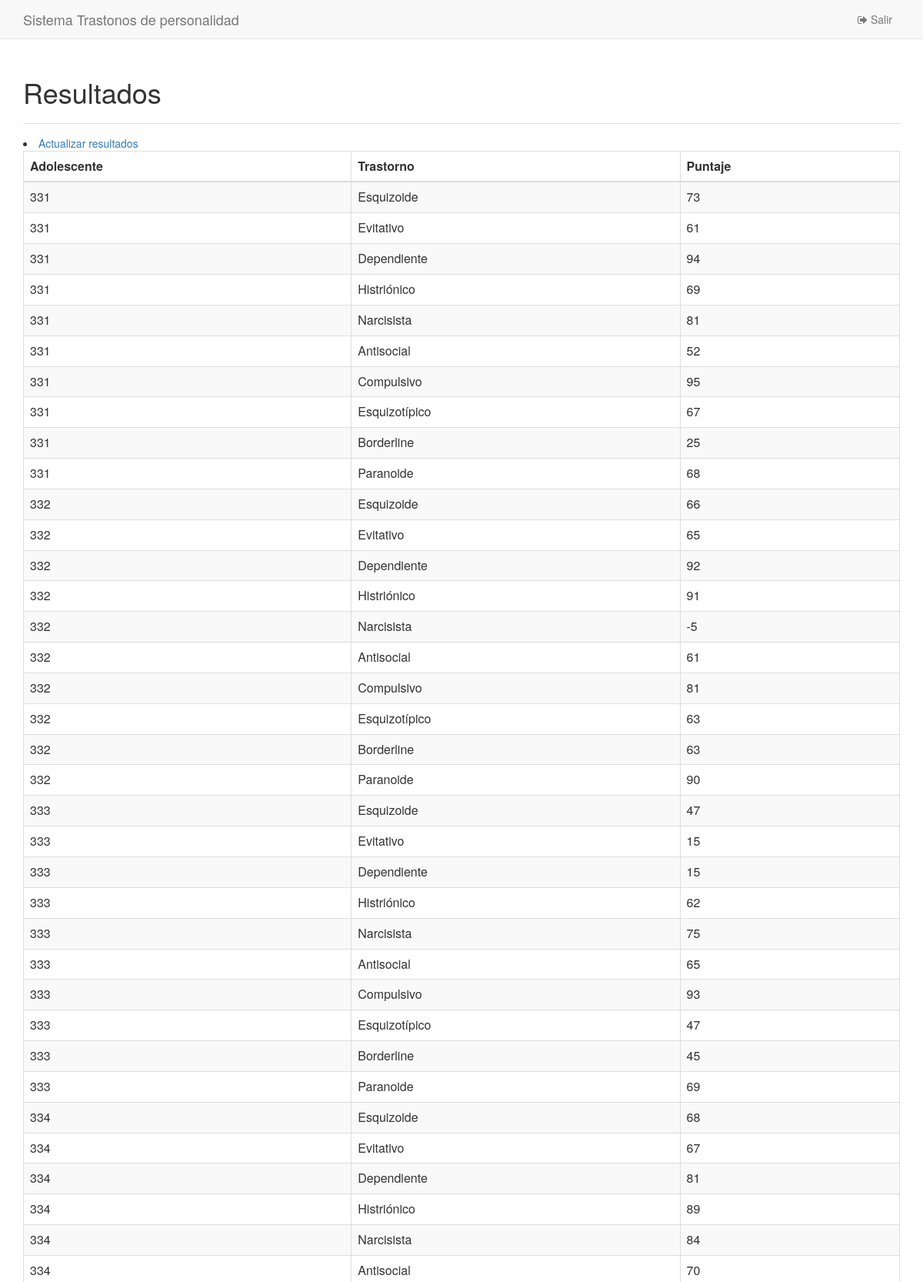
Page /registro/resultados/ (upper part) on the committed database.
### registro/models.py (models this page shows, shortened)
class PuntajeTrastorno(models.Model):
    nombre_trastorno = models.CharField(max_length=20)
    puntaje_trastorno = models.IntegerField()
    registro = models.ForeignKey(Cuestionario, editable=False)

class Cuestionario(models.Model):
    E_CHOICES=(('15','15'),('16','16'),('17','17'),('18','18'),('19','19'),('20','20'),('21','21'),('22','22'))
    C_CHOICES=(('Administracion','Administracion'),('Obstetricia','Obstetricia'),('Ing. de Sistemas','Ing. de Sistemas'),('Ing. Civil','Ing. Civil'),('Ing. Ambiental','Ing. Ambiental'))
    edad = models.CharField(max_length=2,choices=E_CHOICES)
    sexo = models.CharField(max_length=2)
    carrera = models.CharField(max_length=20,choices=C_CHOICES)
    p1 = models.IntegerField()
    p2 = models.IntegerField()
    p3 = models.IntegerField()
    p4 = models.IntegerField()
    p5 = models.IntegerField()
    p6 = models.IntegerField()
    p7 = models.IntegerField()
    p8 = models.IntegerField()
    p9 = models.IntegerField()
    p10 = models.IntegerField()
    p11 = models.IntegerField()
    p12 = models.IntegerField()
    p13 = models.IntegerField()
    p14 = models.IntegerField()
    p15 = models.IntegerField()
    p16 = models.IntegerField()
    p17 = models.IntegerField()
    p18 = models.IntegerField()
    p19 = models.IntegerField()
    p20 = models.IntegerField()
    p21 = models.IntegerField()
    p22 = models.IntegerField()
    p23 = models.IntegerField()
    p24 = models.IntegerField()
    p25 = models.IntegerField()
    p26 = models.IntegerField()
    p27 = models.IntegerField()
    p28 = models.IntegerField()
    p29 = models.IntegerField()
    p30 = models.IntegerField()
    p31 = models.IntegerField()
    p32 = models.IntegerField()
    p33 = models.IntegerField()
    p34 = models.IntegerField()
    p35 = models.IntegerField()
    p36 = models.IntegerField()
    p37 = models.IntegerField()
    p38 = models.IntegerField()
    p39 = models.IntegerField()
    p40 = models.IntegerField()
    p41 = models.IntegerField()
    p42 = models.IntegerField()
    p43 = models.IntegerField()
    p44 = models.IntegerField()
    p45 = models.IntegerField()
    p46 = models.IntegerField()
    p47 = models.IntegerField()
    p48 = models.IntegerField()
    p49 = models.IntegerField()
    p50 = models.IntegerField()
    p51 = models.IntegerField()
    p52 = models.IntegerField()
    p53 = models.IntegerField()
    p54 = models.IntegerField()
    p55 = models.IntegerField()
    p56 = models.IntegerField()
    p57 = models.IntegerField()
    p58 = models.IntegerField()
    p59 = models.IntegerField()
    p60 = models.IntegerField()
    p61 = models.IntegerField()
    p62 = models.IntegerField()
    p63 = models.IntegerField()
    p64 = models.IntegerField()
    p65 = models.IntegerField()
    p66 = models.IntegerField()
    p67 = models.IntegerField()
    p68 = models.IntegerField()
    p69 = models.IntegerField()
    p70 = models.IntegerField()
    p71 = models.IntegerField()
    p72 = models.IntegerField()
    p73 = models.IntegerField()
    p74 = models.IntegerField()
    p75 = models.IntegerField()
    p76 = models.IntegerField()
    p77 = models.IntegerField()
    p78 = models.IntegerField()
    p79 = models.IntegerField()
    p80 = models.IntegerField()
    p81 = models.IntegerField()
    p82 = models.IntegerField()
    p83 = models.IntegerField()
    p84 = models.IntegerField()
    p85 = models.IntegerField()
    p86 = models.IntegerField()
    p87 = models.IntegerField()
    p88 = models.IntegerField()
    p89 = models.IntegerField()
    p90 = models.IntegerField()
    p91 = models.IntegerField()
    p92 = models.IntegerField()
    p93 = models.IntegerField()
    p94 = models.IntegerField()
    p95 = models.IntegerField()
    p96 = models.IntegerField()
    p97 = models.IntegerField()
    p98 = models.IntegerField()
    p99 = models.IntegerField()
    p100 = models.IntegerField()
    p101 = models.IntegerField()
    p102 = models.IntegerField()
    p103 = models.IntegerField()
    p104 = models.IntegerField()
    p105 = models.IntegerField()
    p106 = models.IntegerField()
    p107 = models.IntegerField()
    p108 = models.IntegerField()
    p109 = models.IntegerField()
    p110 = models.IntegerField()
    p111 = models.IntegerField()
    p112 = models.IntegerField()
    p113 = models.IntegerField()
    p114 = models.IntegerField()
    p115 = models.IntegerField()
    p116 = models.IntegerField()
    p117 = models.IntegerField()
    p118 = models.IntegerField()
    p119 = models.IntegerField()
    p120 = models.IntegerField()
    p121 = models.IntegerField()
    p122 = models.IntegerField()
    p123 = models.IntegerField()
    p124 = models.IntegerField()
    p125 = models.IntegerField()
    p126 = models.IntegerField()
    p127 = models.IntegerField()
    p128 = models.IntegerField()
    p129 = models.IntegerField()
    p130 = models.IntegerField()
    p131 = models.IntegerField()
    p132 = models.IntegerField()
    p133 = models.IntegerField()
    p134 = models.IntegerField()
    p135 = models.IntegerField()
    p136 = models.IntegerField()
    p137 = models.IntegerField()
    p138 = models.IntegerField()
    p139 = models.IntegerField()
    p140 = models.IntegerField()
    p141 = models.IntegerField()
    p142 = models.IntegerField()
    p143 = models.IntegerField()
    p144 = models.IntegerField()
    p145 = models.IntegerField()
    p146 = models.IntegerField()
    p147 = models.IntegerField()
    p148 = models.IntegerField()
    p149 = models.IntegerField()
    p150 = models.IntegerField()
    p151 = models.IntegerField()
    p152 = models.IntegerField()
    p153 = models.IntegerField()
    p154 = models.IntegerField()
    p155 = models.IntegerField()
    p156 = models.IntegerField()
    p157 = models.IntegerField()
    p158 = models.IntegerField()
    fecha = models.DateTimeField(default=datetime.datetime.now())
    trastorno_final = models.CharField(max_length=20, blank=True)
    indicador = models.CharField(max_length=10, blank=True)
    def __unicode__(self):
        return str(self.pk)

### registro/views/procesos.py (the view)
def listar_resultados(request):
    objs_list = PuntajeTrastorno.objects.all()
    return render(request,"procesos/listar_resultados.html",{"objs":objs_list,})

### templates/procesos/listar_resultados.html (shortened to what this page needs)
{% extends "layout/admin.html" %}
{% block title %}Resultados{% endblock %}
{% block content %}
<li><a href="{% url 'proceso_1' %}">Actualizar resultados</a></li>
<table class="table table-bordered table-striped">
    <thead>
        <th>Adolescente</th>
        <th>Trastorno</th>
        <th>Puntaje</th>
    </thead>
    <tbody>
        {% for obj in objs %}
        <tr>
            <td>{{obj.registro}}</td>
            <td>{{obj.nombre_trastorno}}</td>
            <td>{{obj.puntaje_trastorno}}</td>
        </tr>
        {% endfor %}
    </tbody>
</table>
{% endblock %}

### assets/css/custom.css (style rules this page uses)
body { padding-top: 70px; }

### rows in the picture
PuntajeTrastorno: registro "331", nombre_trastorno "Esquizoide", puntaje_trastorno "73"
PuntajeTrastorno: registro "331", nombre_trastorno "Evitativo", puntaje_trastorno "61"
PuntajeTrastorno: registro "331", nombre_trastorno "Dependiente", puntaje_trastorno "94"
PuntajeTrastorno: registro "331", nombre_trastorno "Histriónico", puntaje_trastorno "69"
PuntajeTrastorno: registro "331", nombre_trastorno "Narcisista", puntaje_trastorno "81"
PuntajeTrastorno: registro "331", nombre_trastorno "Antisocial", puntaje_trastorno "52"
PuntajeTrastorno: registro "331", nombre_trastorno "Compulsivo", puntaje_trastorno "95"
PuntajeTrastorno: registro "331", nombre_trastorno "Esquizotípico", puntaje_trastorno "67"
PuntajeTrastorno: registro "331", nombre_trastorno "Borderline", puntaje_trastorno "25"
PuntajeTrastorno: registro "331", nombre_trastorno "Paranoide", puntaje_trastorno "68"
PuntajeTrastorno: registro "332", nombre_trastorno "Esquizoide", puntaje_trastorno "66"
PuntajeTrastorno: registro "332", nombre_trastorno "Evitativo", puntaje_trastorno "65"
PuntajeTrastorno: registro "332", nombre_trastorno "Dependiente", puntaje_trastorno "92"
PuntajeTrastorno: registro "332", nombre_trastorno "Histriónico", puntaje_trastorno "91"
PuntajeTrastorno: registro "332", nombre_trastorno "Narcisista", puntaje_trastorno "-5"
PuntajeTrastorno: registro "332", nombre_trastorno "Antisocial", puntaje_trastorno "61"
PuntajeTrastorno: registro "332", nombre_trastorno "Compulsivo", puntaje_trastorno "81"
PuntajeTrastorno: registro "332", nombre_trastorno "Esquizotípico", puntaje_trastorno "63"
PuntajeTrastorno: registro "332", nombre_trastorno "Borderline", puntaje_trastorno "63"
PuntajeTrastorno: registro "332", nombre_trastorno "Paranoide", puntaje_trastorno "90"
PuntajeTrastorno: registro "333", nombre_trastorno "Esquizoide", puntaje_trastorno "47"
PuntajeTrastorno: registro "333", nombre_trastorno "Evitativo", puntaje_trastorno "15"
PuntajeTrastorno: registro "333", nombre_trastorno "Dependiente", puntaje_trastorno "15"
PuntajeTrastorno: registro "333", nombre_trastorno "Histriónico", puntaje_trastorno "62"
PuntajeTrastorno: registro "333", nombre_trastorno "Narcisista", puntaje_trastorno "75"
PuntajeTrastorno: registro "333", nombre_trastorno "Antisocial", puntaje_trastorno "65"
PuntajeTrastorno: registro "333", nombre_trastorno "Compulsivo", puntaje_trastorno "93"
PuntajeTrastorno: registro "333", nombre_trastorno "Esquizotípico", puntaje_trastorno "47"
PuntajeTrastorno: registro "333", nombre_trastorno "Borderline", puntaje_trastorno "45"
PuntajeTrastorno: registro "333", nombre_trastorno "Paranoide", puntaje_trastorno "69"
PuntajeTrastorno: registro "334", nombre_trastorno "Esquizoide", puntaje_trastorno "68"
PuntajeTrastorno: registro "334", nombre_trastorno "Evitativo", puntaje_trastorno "67"
PuntajeTrastorno: registro "334", nombre_trastorno "Dependiente", puntaje_trastorno "81"
PuntajeTrastorno: registro "334", nombre_trastorno "Histriónico", puntaje_trastorno "89"
PuntajeTrastorno: registro "334", nombre_trastorno "Narcisista", puntaje_trastorno "84"
PuntajeTrastorno: registro "334", nombre_trastorno "Antisocial", puntaje_trastorno "70"
